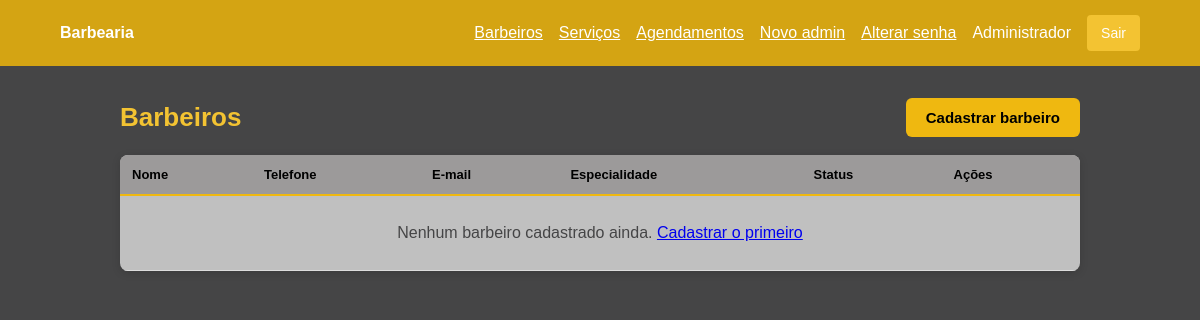
Page /index.php?r=barbeiros (signed in) on the earlier database version.
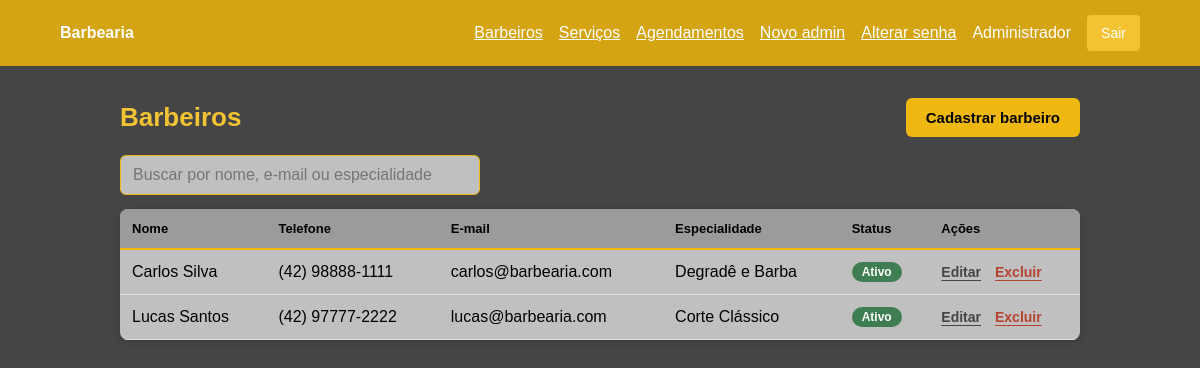
Same page on the later database version.
### tables this page shows
CREATE TABLE barbeiros (
  id BIGINT UNSIGNED AUTO_INCREMENT PRIMARY KEY,
  nome VARCHAR(120) NOT NULL,
  telefone VARCHAR(20) NOT NULL,
  email VARCHAR(150) NULL UNIQUE,
  especialidade VARCHAR(150) NULL,
  ativo TINYINT(1) NOT NULL DEFAULT 1,
  criado_em DATETIME NOT NULL DEFAULT CURRENT_TIMESTAMP,
  atualizado_em DATETIME NOT NULL DEFAULT CURRENT_TIMESTAMP ON UPDATE CURRENT_TIMESTAMP
);

### app/Core/view.php (called while the page is built, shortened)
<?php
function view(string $name, array $data = []): void
{
    extract($data, EXTR_SKIP);
    require __DIR__ . '/../Views/' . $name . '.php';
}

### app/Controllers/BarbeiroController.php (called while the page is built, shortened)
<?php
final class BarbeiroController
{
    public function index(): void
    {
        view('barbeiros/index', ['barbeiros' => $this->barbeiros->all()]);
    }
}

### app/Core/helpers.php (called while the page is built, shortened)
<?php
function url(string $route = ''): string
{
    return 'index.php?r=' . rawurlencode($route);
}
function e(?string $value): string
{
    return htmlspecialchars((string)$value, ENT_QUOTES, 'UTF-8');
}

### app/Models/Barbeiro.php (called while the page is built, shortened)
<?php
final class Barbeiro
{
    public function all(): array
    {
        $query = $this->db->prepare('SELECT * FROM barbeiros ORDER BY nome');
        $query->execute();
        return $query->fetchAll();
    }
}

### app/Views/barbeiros/index.php (the view, shortened to what this page needs)
<?php require __DIR__ . '/../layout/header.php'; ?>
<div class="cabecalho-pagina">
    <h1>Barbeiros</h1>
    <a class="btn-cta" href="<?= url('barbeiros/novo') ?>">Cadastrar barbeiro</a>
</div>
<?php if ($barbeiros): ?>
    <div class="busca">
        <input id="busca-barbeiros" type="search" placeholder="Buscar por nome, e-mail ou especialidade"
               data-filtro="#tabela-barbeiros" autocomplete="off">
    </div>
<?php endif; ?>
<div class="tabela-wrap">
    <table class="tabela" id="tabela-barbeiros">
        <thead>
        <tr>
            <th>Nome</th>
            <th>Telefone</th>
            <th>E-mail</th>
            <th>Especialidade</th>
            <th>Status</th>
            <th>Ações</th>
        </tr>
        </thead>
        <tbody>
        <?php foreach ($barbeiros as $barbeiro): ?>
            <tr data-linha>
                <td><?= e($barbeiro->nome) ?></td>
                <td><?= e($barbeiro->telefone) ?></td>
                <td><?= e($barbeiro->email) ?></td>
                <td><?= e($barbeiro->especialidade) ?></td>
                <td>
                    <span class="selo <?= $barbeiro->ativo ? 'selo-ativo' : 'selo-inativo' ?>"><?= $barbeiro->ativo ? 'Ativo' : 'Inativo' ?></span>
                </td>
                <td>
                    <div class="acoes">
                        <a class="acao" href="<?= url('barbeiros/' . $barbeiro->id . '/editar') ?>">Editar</a>
                        <form class="inline" method="post" action="<?= url('barbeiros/' . $barbeiro->id . '/excluir') ?>"
                              data-confirmar="Remover o barbeiro <?= e($barbeiro->nome) ?>? Essa ação não pode ser desfeita.">
                            <button type="submit" class="acao perigo">Excluir</button>
                        </form>
                    </div>
                </td>
            </tr>
        <?php endforeach; ?>
        <?php if (!$barbeiros): ?>
            <tr>
                <td colspan="6" class="vazio">Nenhum barbeiro cadastrado ainda.
                    <a href="<?= url('barbeiros/novo') ?>">Cadastrar o primeiro</a></td>
            </tr>
        <?php else: ?>
            <tr class="sem-resultado" hidden>
                <td colspan="6">Nenhum barbeiro encontrado para essa busca.</td>
            </tr>
        <?php endif; ?>
        </tbody>
    </table>
</div>
<?php require __DIR__ . '/../layout/footer.php'; ?>

Differences in the rows shown:
added barbeiros: nome "Carlos Silva", telefone "(42) 98888-1111", email "carlos@barbearia.com", especialidade "Degradê e Barba", ativo "Ativo"
added barbeiros: nome "Lucas Santos", telefone "(42) 97777-2222", email "lucas@barbearia.com", especialidade "Corte Clássico", ativo "Ativo"
Other differences:
text no longer shown: "Nenhum barbeiro cadastrado ainda. Cadastrar o primeiro"
